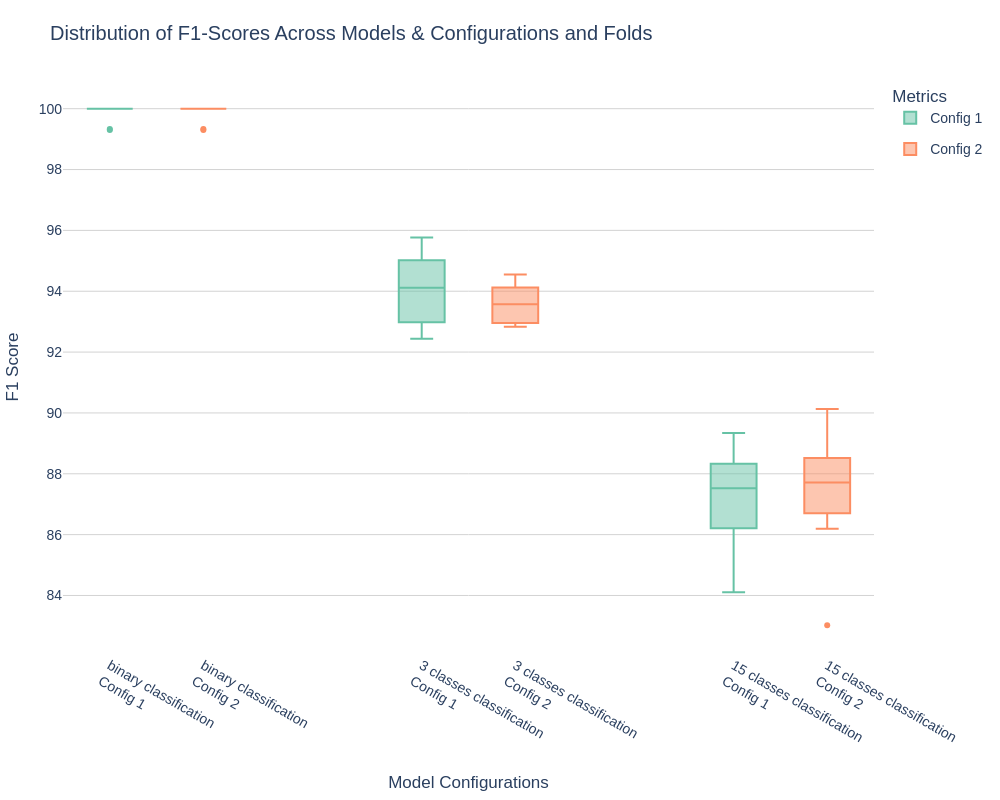

Source (notebook cell):
### Code cell
Helper.plot_grouped_boxplots({'binary classification': {'Config 1': experiment_results['solidity_detect_1/v1/DeepSeek_R1_Distill_Qwen_14B/exp_detection_solidity_detect_1_v1_19_1_BCE']['f1_score'],
                                               'Config 2': experiment_results['solidity_detect_1/v1/DeepSeek_R1_Distill_Qwen_14B/exp_detection_solidity_detect_1_v1_19_2_BCE']['f1_score']},
                      '3 classes classification': {'Config 1': experiment_results['solidity_detect_3/v1/DeepSeek_R1_Distill_Qwen_14B/exp_detection_solidity_detect_3_v1_19_1_BCE']['f1_score'],
                                     'Config 2': experiment_results['solidity_detect_3/v1/DeepSeek_R1_Distill_Qwen_14B/exp_detection_solidity_detect_3_v1_19_2_BCE']['f1_score']},
                      '15 classes classification': {'Config 1': experiment_results['solidity_detect_15/v1/DeepSeek_R1_Distill_Qwen_14B/exp_detection_solidity_detect_15_v1_19_1_BCE']['f1_score'],
                                      'Config 2': experiment_results['solidity_detect_15/v1/DeepSeek_R1_Distill_Qwen_14B/exp_detection_solidity_detect_15_v1_19_2_BCE']['f1_score']}},
                    fig_width=1000, fig_height=800, title="Distribution of F1-Scores Across Models & Configurations and Folds", x_label="Model Configurations", y_label="F1 Score", range_min=0.0, range_max=100.00)

### Figure 1 — Plotly figure (JSON) as saved in the notebook; plotly's stock layout.template omitted (floating-point values rounded to 4 significant figures)
{"data": [{"boxpoints": "outliers", "hovertemplate": "<b>binary classification</b><br>Config 1: %{y:.3f}<extra></extra>", "legendgroup": "Config 1", "line": {"width": 2}, "marker": {"color": "rgb(102,194,165)"}, "name": "Config 1", "showlegend": true, "type": "box", "x": [0, 0, 0, 0, 0, 0, 0, 0, 0, 0], "y": [100, 100, 100, 99.33, 100, 99.3, 100, 100, 100, 100]}, {"boxpoints": "outliers", "hovertemplate": "<b>binary classification</b><br>Config 2: %{y:.3f}<extra></extra>", "legendgroup": "Config 2", "line": {"width": 2}, "marker": {"color": "rgb(252,141,98)"}, "name": "Config 2", "showlegend": true, "type": "box", "x": [0.3, 0.3, 0.3, 0.3, 0.3, 0.3, 0.3, 0.3, 0.3, 0.3], "y": [100, 100, 100, 99.33, 100, 99.3, 100, 100, 100, 100]}, {"boxpoints": "outliers", "hovertemplate": "<b>3 classes classification</b><br>Config 1: %{y:.3f}<extra></extra>", "legendgroup": "Config 1", "line": {"width": 2}, "marker": {"color": "rgb(102,194,165)"}, "name": "Config 1", "showlegend": false, "type": "box", "x": [1, 1, 1, 1, 1, 1, 1, 1, 1, 1], "y": [93.69, 92.64, 95.02, 94.87, 95.77, 92.98, 94.06, 92.44, 94.17, 95.28]}, {"boxpoints": "outliers", "hovertemplate": "<b>3 classes classification</b><br>Config 2: %{y:.3f}<extra></extra>", "legendgroup": "Config 2", "line": {"width": 2}, "marker": {"color": "rgb(252,141,98)"}, "name": "Config 2", "showlegend": false, "type": "box", "x": [1.3, 1.3, 1.3, 1.3, 1.3, 1.3, 1.3, 1.3, 1.3, 1.3], "y": [93.33, 92.92, 93.09, 92.83, 92.96, 93.81, 94.55, 93.81, 94.12, 94.47]}, {"boxpoints": "outliers", "hovertemplate": "<b>15 classes classification</b><br>Config 1: %{y:.3f}<extra></extra>", "legendgroup": "Config 1", "line": {"width": 2}, "marker": {"color": "rgb(102,194,165)"}, "name": "Config 1", "showlegend": false, "type": "box", "x": [2, 2, 2, 2, 2, 2, 2, 2, 2, 2], "y": [84.11, 88.33, 87.18, 89.34, 87.07, 86.21, 88, 88.98, 85.47, 87.87]}, {"boxpoints": "outliers", "hovertemplate": "<b>15 classes classification</b><br>Config 2: %{y:.3f}<extra></extra>", "legendgroup": "Config 2", "line": {"width": 2}, "marker": {"color": "rgb(252,141,98)"}, "name": "Config 2", "showlegend": false, "type": "box", "x": [2.3, 2.3, 2.3, 2.3, 2.3, 2.3, 2.3, 2.3, 2.3, 2.3], "y": [83.02, 90.13, 87.18, 88.52, 86.7, 88.24, 88.89, 88.41, 86.19, 87.03]}], "layout": {"font": {"family": "Arial", "size": 14}, "height": 800, "legend": {"title": {"text": "Metrics"}}, "margin": {"b": 100, "l": 50, "r": 50, "t": 80}, "plot_bgcolor": "white", "title": {"text": "Distribution of F1-Scores Across Models & Configurations and Folds"}, "width": 1000, "xaxis": {"autorange": true, "range": [-0.15, 2.45], "tickmode": "array", "ticktext": ["binary classification<br>Config 1", "binary classification<br>Config 2", "3 classes classification<br>Config 1", "3 classes classification<br>Config 2", "15 classes classification<br>Config 1", "15 classes classification<br>Config 2"], "tickvals": [0, 0.3, 1, 1.3, 2, 2.3], "title": {"text": "Model Configurations"}, "type": "linear"}, "yaxis": {"autorange": true, "gridcolor": "lightgrey", "gridwidth": 1, "range": [82.08, 100.9], "showgrid": true, "title": {"text": "F1 Score"}, "type": "linear"}}}
